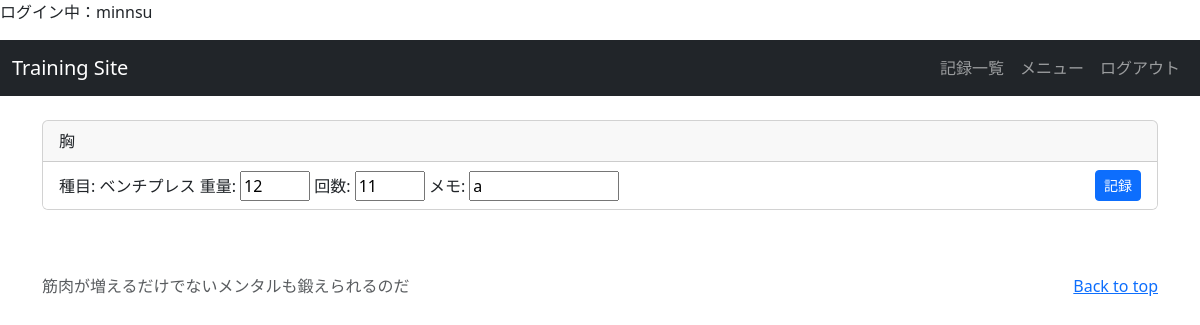
Page /record/create1/ (signed in) on the committed database.
### accounts/models.py (models this page shows)
class CustomUser(AbstractUser):
    pass

### training/models.py (models this page shows, shortened)
class MenuItem(models.Model):
    user = models.ForeignKey(CustomUser, verbose_name='ユーザ', on_delete=models.CASCADE,)
    parts = models.CharField(verbose_name='部位', max_length=20,)
    content = models.CharField(verbose_name='種目', max_length=100,)
    weight = models.IntegerField(verbose_name='重量',)
    rep = models.IntegerField(verbose_name='回数', )
    memo = models.TextField(verbose_name='メモ',null=True,)
    posted_at = models.DateField(verbose_name='投稿日時',auto_now_add=True,)

### training/views.py (the view, shortened to what this page needs)
# urls.py: path('record/create1/',views.CreatemaeView.as_view(), name='create_mae'),
@method_decorator(login_required, name='dispatch')
class CreatemaeView(ListView):
    model = MenuItem
    template_name = 'create_mae.html'
    context_object_name = 'items'
    def get_queryset(self):
        return MenuItem.objects.filter(user=self.request.user).order_by('parts','-posted_at')

### training/templates/create_mae.html (shortened to what this page needs)
{% extends 'base.html' %}
{% block content %}
{% if items %}
  {% regroup items by parts as grouped_items %}
  {% for group in grouped_items %}
    <div class="card mb-3">
      <div class="card-header">{{ group.grouper }}</div>
      <ul class="list-group list-group-flush">
        {% for item in group.list %}
        <li class="list-group-item">
          <form method="post" style="display:flex; justify-content:space-between; align-items:center;">
            <div>
              種目: {{ item.content }}
              重量:
              <input type="number" name="weight" value="{{ item.weight }}" style="width:70px;" required>
               回数:
              <input type="number" name="rep" value="{{ item.rep }}" style="width:70px;"required>
              メモ:
              <input type="text" name="memo" value="{{ item.memo }}" style="width:150px;">
            </div>
            <button type="submit" class="btn btn-sm btn-primary">記録</button>
          </form>
        </li>
        {% endfor %}
      </ul>
    </div>
  {% endfor %}
{% endif %}
{% endblock %}

### training/templates/base.html (shortened to what this page needs)
<!DOCTYPE html>
<html lang="ja">
<head>
    <link href="https://cdn.jsdelivr.net/npm/bootstrap@5.3.3/dist/css/bootstrap.min.css" rel="stylesheet">
</head>
<body>
{% if user.is_authenticated %}
  <p>ログイン中：{{ user.username }}</p>
{% else %}
  <p>未ログインです</p>
{% endif %}
    <nav class="navbar navbar-expand-lg navbar-dark bg-dark mb-4">
        <div class="container-fluid">
            <a class="navbar-brand" href="{% url 'training:index' %}">Training Site</a>
            <div class="collapse navbar-collapse">
                <ul class="navbar-nav ms-auto">
                    {% if user.is_authenticated %}
                        <li class="nav-item"><a class="nav-link" href="{% url 'training:record_history' request.user.id %}">記録一覧</a></li>
                        <li class="nav-item"><a class="nav-link" href="{% url 'training:record_list' request.user.id %}">メニュー</a></li>
                        <li class="nav-item"><a class="nav-link" href="{% url 'accounts:logout' %}">ログアウト</a></li>
                    {% else %}
                        <li class="nav-item"><a class="nav-link" href="{% url 'accounts:login' %}">ログイン</a></li>
                        <li class="nav-item"><a class="nav-link" href="{% url 'accounts:signup' %}">新規登録</a></li>
                    {% endif %}
                </ul>
            </div>
        </div>
    </nav>
    <div class="container">
        {% block content %}{% endblock %}
    </div>
    <footer class="text-muted py-5">
        <div class="container">
          <p class="float-end mb-1">
            <a href="{% url 'training:index' %}">Back to top</a>
          </p>
          <p class="mb-1">
            筋肉が増えるだけでないメンタルも鍛えられるのだ</p>
        </div>
    <footer class="text-muted py-5">
    </footer>
</body>
</html>

### rows in the picture
CustomUser: username "minnsu"
MenuItem: content "ベンチプレス", weight "12", rep "11", memo "a"

### other values in the picture
{{ group.grouper }} "胸"
